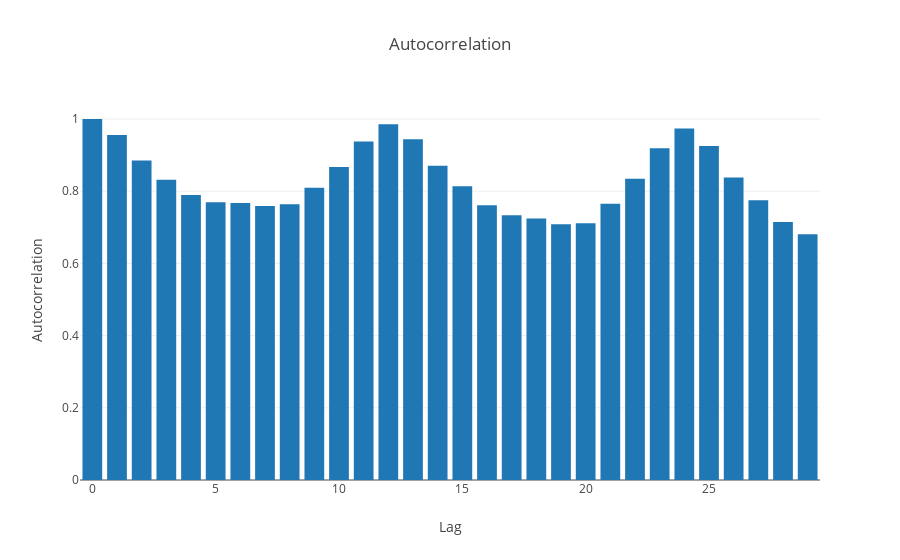

This figure's notebook cell:
### Code cell
ma_model.plot_autocorrelation(training_set_values, 30)

### Figure 1 — Plotly figure (JSON) as saved in the notebook; plotly's stock layout.template omitted (floating-point values rounded to 4 significant figures)
{"data": [{"name": "Autocorrelation", "type": "bar", "uid": "f5cade1f-caa1-4a85-80db-b18b1c3080b1", "x": [0, 1, 2, 3, 4, 5, 6, 7, 8, 9, 10, 11, 12, 13, 14, 15, 16, 17, 18, 19, 20, 21, 22, 23, 24, 25, 26, 27, 28, 29], "y": [1, 0.9557, 0.8852, 0.8315, 0.7895, 0.7696, 0.7673, 0.7587, 0.7636, 0.8093, 0.867, 0.9377, 0.9855, 0.9442, 0.8702, 0.8134, 0.7613, 0.7332, 0.7246, 0.7086, 0.7115, 0.7652, 0.8344, 0.9188, 0.9739, 0.9251, 0.8381, 0.7746, 0.7145, 0.6808]}], "layout": {"title": "Autocorrelation", "xaxis": {"title": "Lag"}, "yaxis": {"title": "Autocorrelation"}}}
